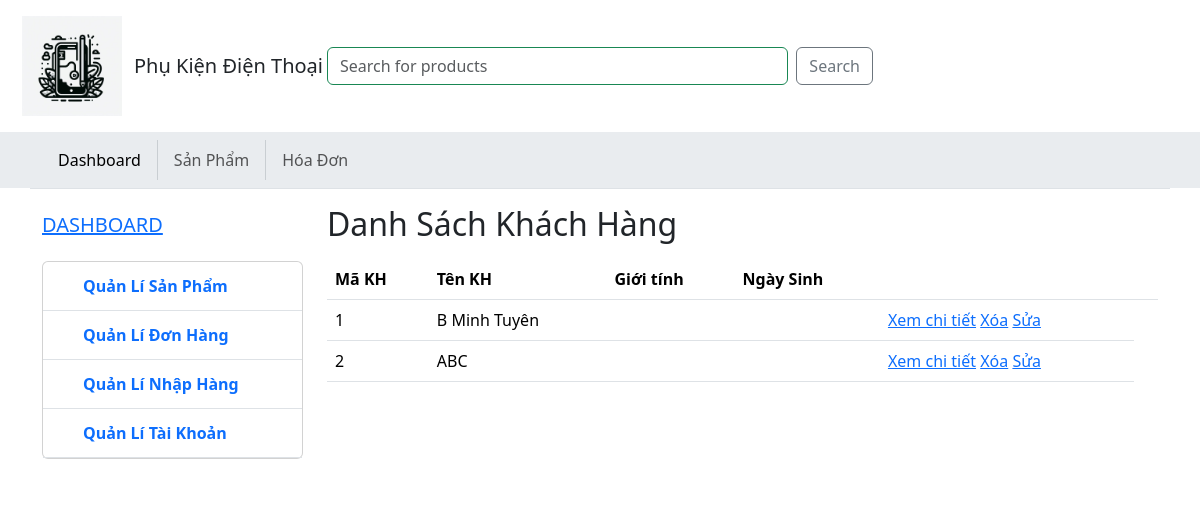
The app's page /dashboard/KhachHang with its own data.
### account/models.py (models this page shows)
class KhachHang(models.Model):
    MaKH = models.AutoField(primary_key=True)
    TenKH = models.CharField(max_length=100)
    Email = models.CharField(max_length=100, unique=True)
    SoDT = models.CharField(max_length=100)
    DiaChi = models.CharField(max_length=100)
    UserName = models.ForeignKey(Account, on_delete=models.CASCADE, related_name='Account_KhachHang')

### dashboard/views.py (the view)
# urls.py: path('KhachHang', views.list_KhachHang, name='KhachHang'),
def list_KhachHang(request):
    data = {
        'DM_KhachHang': KhachHang.objects.all(),
    }
    return render(request, 'page/KhachHang.html', data)

### dashboard/templates/page/KhachHang.html
{% extends "pages/layout.html" %} {% block title %} Danh Sách Khách Hàng {% endblock %} {%block libraryCSS %} {% endblock %} {%block content %}
<div class="col-9 my-3">
	<h2>
		Danh Sách Khách Hàng
	</h2>
	<table class="table my-3">
		<thead>
			<tr>
				<th scope="col">Mã KH</th>
				<th scope="col">Tên KH</th>
				<th scope="col">Giới tính</th>
				<th scope="col">Ngày Sinh</th>
				<th scope="col"></th>
				<th></th>
			</tr>
		</thead>
		<tbody>
			{% for item in DM_KhachHang %}
			<tr>
				<td>{{ item.MaKH }}</td>
				<td>{{ item.TenKH }}</td>
				<td>{{ item.GioiTinh }}</td>
				<td>{{ item.NgaySinh }}</td>
				<td>
					<a href="#">Xem chi tiết</a>
					<a href="#" onclick="return confirm('Bạn có chắc chắn muốn xóa sản phẩm này?')">Xóa</a>
					<a href="#">Sửa</a>
				</td>
			</tr>
			{% endfor %}
		</tbody>
	</table>
</div>
{% endblock %}

### records on screen
KhachHang: MaKH "1", TenKH "B Minh Tuyên"
KhachHang: MaKH "2", TenKH "ABC"
